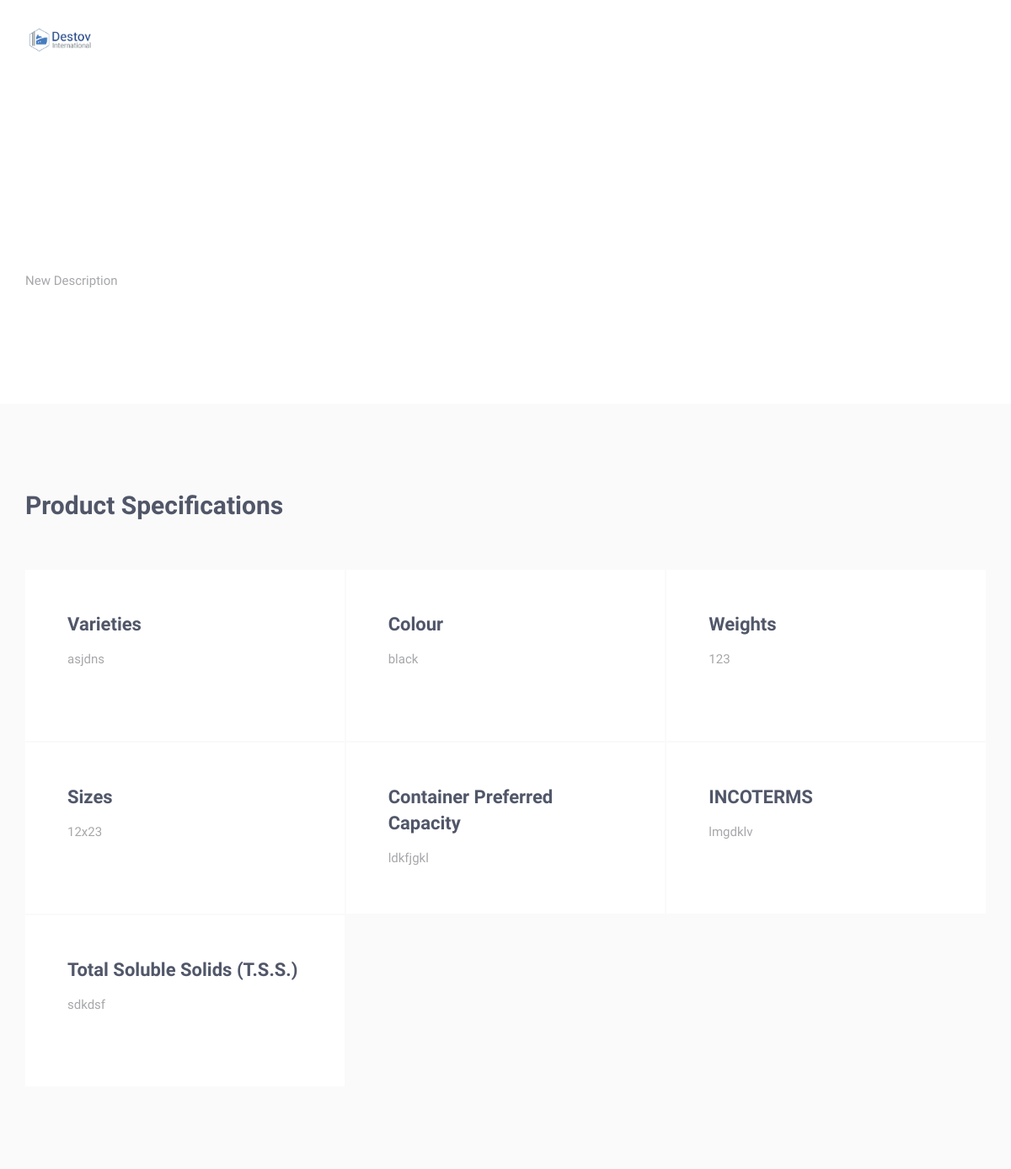
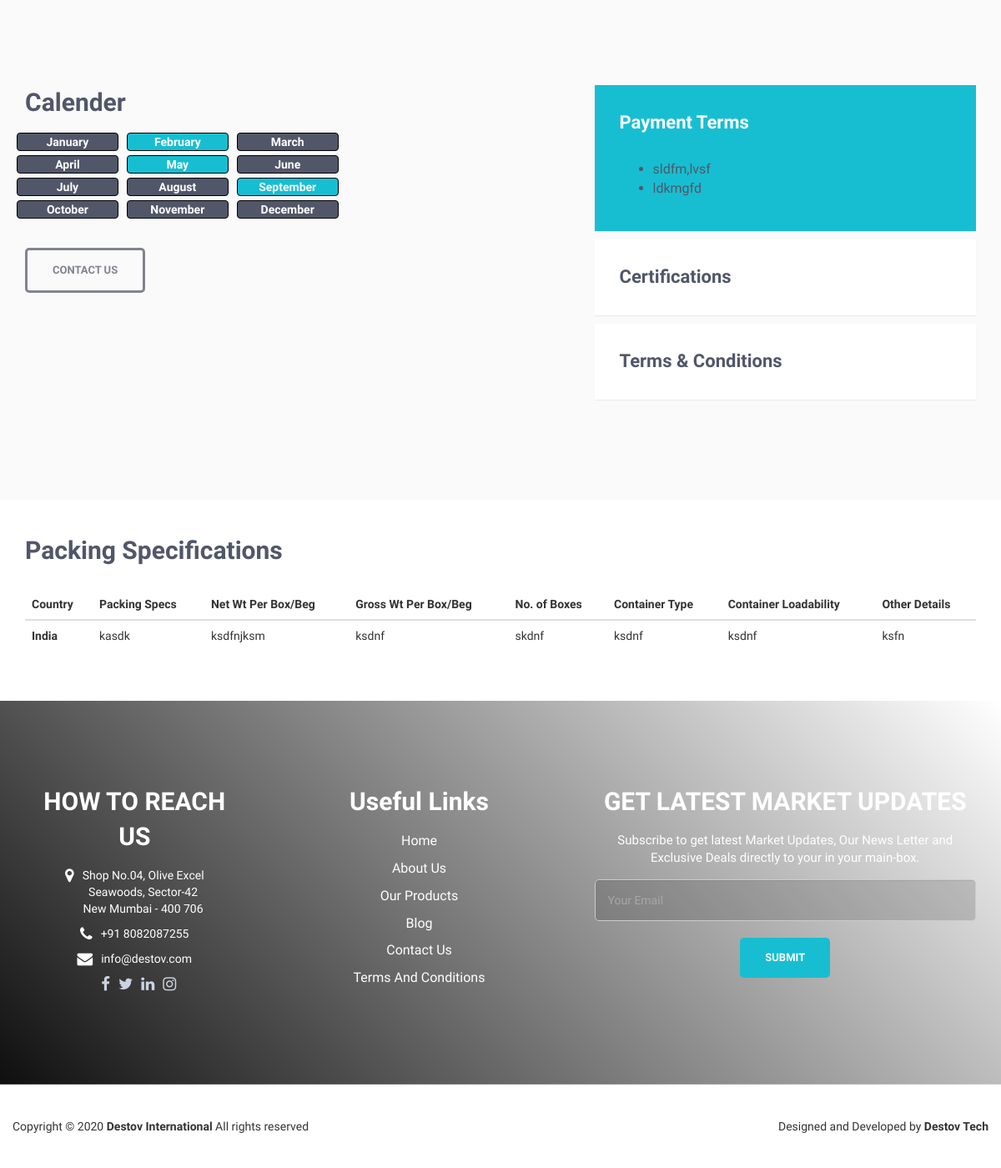
The page /product.php?product=15 on the database its author committed (2 pictures, top to bottom).
### tables this page shows
CREATE TABLE `products` (
  `id` int(11) NOT NULL,
  `subcategory_id` int(10) NOT NULL,
  `title` varchar(100) NOT NULL,
  `description` text NOT NULL,
  `varieties` varchar(100) NOT NULL,
  `color` varchar(100) NOT NULL,
  `size` varchar(100) NOT NULL,
  `weight` varchar(100) NOT NULL,
  `tss` varchar(100) NOT NULL,
  `calender` varchar(100) NOT NULL,
  `containercapacity` varchar(100) NOT NULL,
  `incoterms` varchar(100) NOT NULL,
  `paymenterms` text NOT NULL,
  `certifications` text NOT NULL,
  `image` varchar(100) NOT NULL
);

CREATE TABLE `months` (
  `id` int(11) NOT NULL,
  `name` varchar(100) NOT NULL
);

CREATE TABLE `packing_specifications` (
  `id` int(11) NOT NULL,
  `country` varchar(100) NOT NULL,
  `specs` varchar(100) NOT NULL,
  `net_wt` varchar(100) NOT NULL,
  `gross_wt` varchar(100) NOT NULL,
  `boxes` varchar(100) NOT NULL,
  `container_type` varchar(100) NOT NULL,
  `container_loadability` varchar(100) NOT NULL,
  `other_details` varchar(1000) NOT NULL,
  `product_id` int(11) NOT NULL
);

### includes/classes/PackingDetail.php (called while the page is built)
<?php
class PackingDetail {
  private $packingDetailArray = array();
  function __construct($cn, $id) {
    $query = "SELECT * FROM `packing_specifications` WHERE product_id='$id'";
    $result = mysqli_query($cn, $query);
    while($row = mysqli_fetch_array($result)) {
      $this->packingDetailArray[] = $row;
    }
  }
  public function packingDetails() {
    return $this->packingDetailArray;
  }
}

### product.php (the view, shortened to what this page needs)
<?php
include_once('./includes/header.php');
include_once('./includes/classes/PackingDetail.php');
$productId = $_GET['product'];
$query = "SELECT * FROM `months`";
$months = mysqli_query($cn, $query);
$query = "SELECT * FROM `products` WHERE id='$productId'";
$product = mysqli_fetch_array(mysqli_query($cn, $query));
$packingDetailsObj = new PackingDetail($cn, $productId);
?>
<div class="parallax-window" data-parallax="scroll" data-image-src="<?php echo $product['image'] ?>">
  <div class="parallax-content container">
    <h1 class="carousel-title"><?php echo $product['title'] ?></h1>
    <p><?php echo $product['description'] ?></p>
  </div>
</div>
<div class="bg-color-sky-light" data-auto-height="true">
    <div class="content-lg container">
    <div class="row margin-b-40">
      <div class="col-sm-6">
          <h2>Product Specifications</h2>
      </div>
    </div>
        <div class="row row-space-1 margin-b-2">
            <div class="col-sm-4 sm-margin-b-2">
                <div class="wow fadeInLeft animated" data-wow-duration=".3" data-wow-delay=".2s" style="visibility: visible; animation-delay: 0.2s; animation-name: fadeInLeft;">
                    <div class="service" data-height="height" style="height: 171px;">
                        <h3>Varieties</h3>
                        <p class="margin-b-5"><?php echo $product['varieties'] ?></p>
                    </div>
                </div>
            </div>
            <div class="col-sm-4">
                <div class="wow fadeInLeft animated" data-wow-duration=".3" data-wow-delay=".1s" style="visibility: visible; animation-delay: 0.1s; animation-name: fadeInLeft;">
                    <div class="service" data-height="height" style="height: 171px;">
                        <h3>Colour</h3>
                        <p class="margin-b-5"><?php echo $product['color'] ?></p>
                    </div>
                </div>
            </div>
            <div class="col-sm-4">
                <div class="wow fadeInLeft animated" data-wow-duration=".3" data-wow-delay=".2s" style="visibility: visible; animation-delay: 0.2s; animation-name: fadeInLeft;">
                    <div class="service" data-height="height" style="height: 171px;">
                        <h3>Weights</h3>
                        <p class="margin-b-5"><?php echo $product['weight'] ?></p>
                    </div>
                </div>
            </div>
        </div>
        <div class="row row-space-1 margin-b-2">
            <div class="col-sm-4 sm-margin-b-2">
                <div class="wow fadeInLeft animated" data-wow-duration=".3" data-wow-delay=".3s" style="visibility: visible; animation-delay: 0.3s; animation-name: fadeInLeft;">
                    <div class="service" data-height="height" style="height: 171px;">
                        <h3>Sizes</h3>
                        <p class="margin-b-5"><?php echo $product['size'] ?></p>
                    </div>
                </div>
            </div>
            <div class="col-sm-4">
              <div class="wow fadeInLeft animated" data-wow-duration=".3" data-wow-delay=".3s" style="visibility: visible; animation-delay: 0.3s; animation-name: fadeInLeft;">
                  <div class="service" data-height="height" style="height: 171px;">
                      <h3>Container Preferred Capacity</h3>
                      <p class="margin-b-5"><?php echo $product['containercapacity'] ?></p>
                  </div>
              </div>
          </div>
          <div class="col-sm-4">
              <div class="wow fadeInLeft animated" data-wow-duration=".3" data-wow-delay=".3s" style="visibility: visible; animation-delay: 0.3s; animation-name: fadeInLeft;">
                  <div class="service" data-height="height" style="height: 171px;">
                      <h3>INCOTERMS</h3>
                      <p class="margin-b-5"><?php echo $product['incoterms'] ?></p>
                  </div>
              </div>
          </div>
        </div>
        <div class="row row-space-1">
          <div class="col-sm-4 sm-margin-b-2">
              <div class="wow fadeInLeft animated" data-wow-duration=".3" data-wow-delay=".4s" style="visibility: visible; animation-delay: 0.4s; animation-name: fadeInLeft;">
                  <div class="service" data-height="height" style="height: 171px;">
                      <h3>Total Soluble Solids (T.S.S.)</h3>
                      <p class="margin-b-5"><?php echo $product['tss'] ?></p>
                  </div>
              </div>
          </div>
        </div>
    </div>
</div>
<div class="bg-color-sky-light">
  <div class="content-lg container">
      <div class="row">
          <div class="col-md-5 col-sm-5 md-margin-b-60">
              <div class="margin-t-50 margin-b-30">
                  <h2>Calender</h2>
                  <div class="row">
                    <?php
                    $calender = $product['calender'];
                    while($row = mysqli_fetch_array($months)) {
                      if(strpos($calender, $row['id']) === false)
                        echo "<div class='col-md-3 margin-b-5 margin-r-5 margin-l-5 text-center calender calender-off'>". $row['name'] ."</div>";
                      else
                        echo "<div class='col-md-3 margin-b-5 margin-r-5 margin-l-5 text-center calender calender-on'>". $row['name'] ."</div>";
                    }
                    ?>
                  </div>
              </div>
              <a href="contact.php" class="btn-theme btn-theme-sm btn-white-bg text-uppercase">Contact US</a>
          </div>
          <div class="col-md-5 col-sm-7 col-md-offset-2">
              <div class="accordion">
                  <div class="panel-group" id="accordion" role="tablist" aria-multiselectable="true">
                      <div class="panel panel-default">
                          <div class="panel-heading" role="tab" id="headingOne">
                              <h4 class="panel-title">
                                  <a class="panel-title-child" role="button" data-toggle="collapse" data-parent="#accordion" href="#collapseOne" aria-expanded="true" aria-controls="collapseOne">
                                  Payment Terms
                                  </a>
                              </h4>
                          </div>
                          <div id="collapseOne" class="panel-collapse collapse in" role="tabpanel" aria-labelledby="headingOne" aria-expanded="true" style="">
                              <div class="panel-body"><?php echo $product['paymenterms'] ?></div>
                          </div>
                      </div>
                      <div class="panel panel-default">
                          <div class="panel-heading" role="tab" id="headingTwo">
                              <h4 class="panel-title">
                                  <a class="panel-title-child collapsed" role="button" data-toggle="collapse" data-parent="#accordion" href="#collapseTwo" aria-expanded="false" aria-controls="collapseTwo">Certifications</a>
                              </h4>
                          </div>
                      </div>
                      <div class="panel panel-default">
                          <div class="panel-heading" role="tab" id="headingThree">
                              <h4 class="panel-title">
                                  <a class="panel-title-child collapsed" role="button" data-toggle="collapse" data-parent="#accordion" href="#collapseThree" aria-expanded="false" aria-controls="collapseThree">
                                  Terms & Conditions
                                  </a>
                              </h4>
                          </div>
                      </div>
                  </div>
              </div>
          </div>
    </div>
  </div>
</div>
<div class="content container">
  <div class="row margin-b-10">
    <div class="col-sm-6">
      <h2>Packing Specifications</h2>
    </div>
  </div>
  <div class="table-responsive">
    <table class="table">
      <thead>
        <tr>
        <th scope='col'>Country</th>
        <th scope='col'>Packing Specs</th>
        <th scope='col'>Net Wt Per Box/Beg</th>
        <th scope='col'>Gross Wt Per Box/Beg</th>
        <th scope='col'>No. of Boxes</th>
        <th scope='col'>Container Type</th>
        <th scope='col'>Container Loadability</th>
        <th scope='col'>Other Details</th>
        </tr>
      </thead>
      <tbody>
      <?php
      foreach($packingDetailsObj->packingDetails() as $row) {
       echo "<tr>
          <th scope='row'>". $row['country'] ."</th>
          <td>". $row['specs'] ."</td>
          <td>". $row['net_wt'] ."</td>
          <td>". $row['gross_wt'] ."</td>
          <td>". $row['boxes'] ."</td>
          <td>". $row['container_type'] ."</td>
          <td>". $row['container_loadability'] ."</td>
          <td>". $row['other_details'] ."</td>
        </tr>";
      }
      ?>
      </tbody>
    </table>
  </div>
</div>
<?php include_once('./includes/footer.php') ?>

### includes/header.php (shortened to what this page needs)
<!DOCTYPE html>
<html lang="en" class="no-js">
<head>
  <link href="https://stackpath.bootstrapcdn.com/font-awesome/4.7.0/css/font-awesome.min.css" rel="stylesheet">
  <link href="vendor/bootstrap/css/bootstrap.min.css" rel="stylesheet" type="text/css" />
  <link href="vendor/swiper/css/swiper.min.css" rel="stylesheet" type="text/css" />
  <link href="css/animate.css" rel="stylesheet">
  <link href="css/layout.min.css" rel="stylesheet" type="text/css" />
</head>
<body>
  <header class="header navbar-fixed-top">
    <nav class="navbar" role="navigation">
      <div class="container">
        <div class="menu-container">
          <div class="logo">
            <a class="logo-wrap" href="index.php">
              <img class="logo-img logo-img-main" src="img/png.png" alt="Destov Logo">
            </a>
          </div>
        </div>
        <div class="collapse navbar-collapse nav-collapse">
          <div class="menu-container">
            <ul class="navbar-nav navbar-nav-right">
              <li class="nav-item"><a class="nav-item-child nav-item-hover <?php if(isset($home)) {echo "active";} ?>" href="index.php">Home</a></li>
              <li class="nav-item"><a class="nav-item-child nav-item-hover <?php if(isset($about)) {echo "active";} ?>" href="about.php">About</a>
              </li>
              <li class="nav-item"><a class="nav-item-child nav-item-hover <?php if(isset($products)) {echo "active";} ?>" href="products.php">Products</a></li>
              <li class="nav-item"><a class="nav-item-child nav-item-hover <?php if(isset($blog)) {echo "active";} ?>" href="blog.php">Blog</a></li>
              <li class="nav-item"><a class="nav-item-child nav-item-hover <?php if(isset($contact)) {echo "active";} ?>" href="contact.php">Contact</a></li>
            </ul>
          </div>
        </div>
      </div>
    </nav>
  </header>

### includes/footer.php (shortened to what this page needs)
<footer class="footer">
  <div class="footer-seperator">
    <div class="content-lg container">
      <div class="row">
        <div class="col-sm-3 sm-margin-b-50">
          <ul class="list-unstyled footer-list text-center">
            <h2 class="text-capitalization" style="color:white">HOW TO REACH US</h2>
            <div class="container"  style="color:white; display:contents">
              <div class="margin-b-10" style="display: -webkit-inline-box; text-align: center;">
                <div>
                  <i class="fa fa-lg fa-tag fa-map-marker margin-r-10"></i>
                </div>
                <div>
                  Shop No.04, Olive Excel<br>Seawoods, Sector-42<br>New Mumbai - 400 706
                </div>
              </div><br>
              <div class="margin-b-10" style="display: -webkit-inline-box; text-align: center;">
                <div>
                  <strong><i class="fa fa-lg fa-tag fa-phone margin-r-10"></i></strong>
                </div>
                <div>+91 8082087255</div>
              </div><br>
              <div class="margin-b-10" style="display: -webkit-inline-box; text-align: center;">
                <div>
                  <strong><i class="fa fa-lg fa-tag fa-envelope margin-r-10"></i></strong>
                </div>
                <div>info@destov.com</div>
              </div><br>
              <div class="margin-b-10 margin-l-20" style="display: -webkit-inline-box; text-align: center;">
                <a class="footer-list-link" href="https://www.facebook.com/destovinternational"><i class="margin-r-10 fa fa-lg fa-facebook"></i></a>
                <a class="footer-list-link" href="https://www.facebook.com/destovinternational"><i class="margin-r-10 fa fa-lg fa-tag fa-twitter"></i></a>
                <a class="footer-list-link" href="https://twitter.com/destovofficial"><i class="margin-r-10 fa fa-lg fa-tag fa-linkedin"></i></a>
                <a class="footer-list-link" href="https://www.facebook.com/destovinternational"><i class="margin-r-10 fa fa-lg fa-tag fa-instagram"></i></a>
              </div>
            </div>
          </ul>
        </div>
        <div class="col-sm-4 sm-margin-b-30">
          <ul class="list-unstyled footer-list text-center">
            <h2 style="color: white">Useful Links</h2>
            <li class="margin-b-10"><a class="footer-list-link" style="color: white" href="index.php">Home</a>
            </li>
            <li class="margin-b-10"><a class="footer-list-link" style="color: white" href="about.php">About Us</a>
            </li>
            <li class="margin-b-10"><a class="footer-list-link" style="color: white" href="products.php">Our Products</a>
            </li>
            <li class="margin-b-10"><a class="footer-list-link" style="color: white" href="blog.php">Blog</a>
            </li>
            <li class="margin-b-10"><a class="footer-list-link" style="color: white" href="contact.php">Contact Us</a>
            </li>
            <li class="margin-b-10"><a class="footer-list-link" style="color: white" href="#">Terms And Conditions</a>
            </li>
          </ul>
        </div>
        <div class="col-sm-5 sm-margin-b-30 text-center">
          <h2 class="color-white">GET LATEST MARKET UPDATES</h2>
          <p style="color: white; font-weight:500">
            Subscribe to get latest Market Updates, Our News Letter and Exclusive Deals directly to your in your main-box.
          </p>
          <form action="" method="post">
            <input type="email" name="email" class="form-control footer-input margin-b-20" placeholder="Your Email" required pattern="[a-z0-9._%+-]+@[a-z0-9.-]+\.[a-z]{2,}$">
            <button type="submit" name="subscribe" class="btn-theme btn-theme-sm btn-base-bg text-uppercase">Submit</button>
          </form>
        </div>
      </div>
    </div>
  </div>
  <div class="content text-black bg-color-white container-fluid">
    <div style="display: flex; justify-content: space-between;">
      <div>
        Copyright &copy;
        <script>document.write(new Date().getFullYear());</script> <strong>Destov International</strong> All rights
        reserved
      </div>
      <div>
        Designed and Developed by <strong>Destov Tech</strong>
      </div>
    </div>
  </div>
</footer>
</body>
</html>

### rows shown on the page
products: description "New Description", varieties "asjdns", color "black", weight "123", size "12x23", containercapacity "ldkfjgkl", incoterms "lmgdklv", tss "sdkdsf", paymenterms "sldfm,lvsf ldkmgfd"
months: name "January"
months: name "February"
months: name "March"
months: name "April"
months: name "May"
months: name "June"
months: name "July"
months: name "August"
months: name "September"
months: name "October"
months: name "November"
months: name "December"
packing_specifications: country "India", specs "kasdk", net_wt "ksdfnjksm", gross_wt "ksdnf", boxes "skdnf", container_type "ksdnf", container_loadability "ksdnf", other_details "ksfn"
